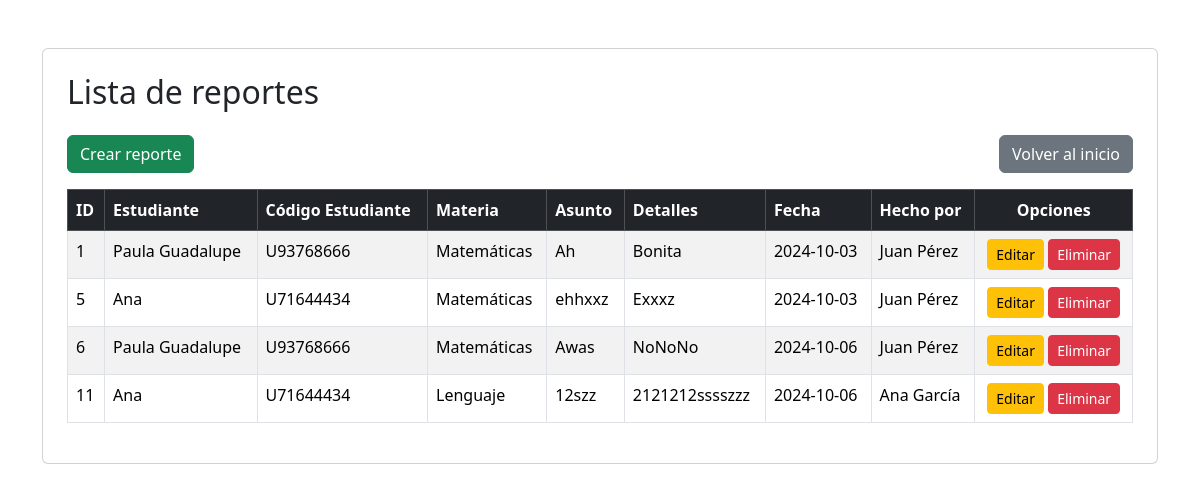
The app's page /PuellaSchool/views/report/reportIndex.php (signed in), older data.
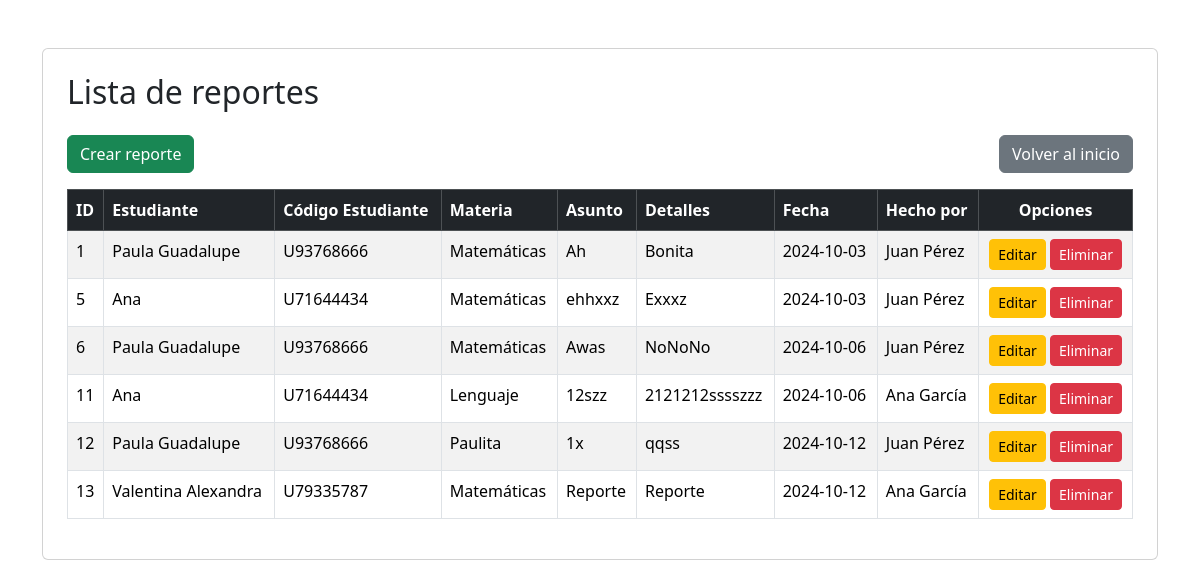
The same page, newer data.
### tables this page shows
CREATE TABLE `tbl_report` (
  `ReportID` int NOT NULL AUTO_INCREMENT,
  `reportDate` date NOT NULL,
  `reportSubject` varchar(255) NOT NULL,
  `reportDetails` text NOT NULL,
  `StudentID` int DEFAULT NULL,
  `UserID` int NOT NULL,
  `SubjectID` int DEFAULT NULL,
  PRIMARY KEY (`ReportID`),
  KEY `StudentID` (`StudentID`),
  KEY `UserID` (`UserID`),
  KEY `SubjectID` (`SubjectID`),
  CONSTRAINT `tbl_report_ibfk_1` FOREIGN KEY (`StudentID`) REFERENCES `tbl_student` (`StudentID`) ON DELETE SET NULL,
  CONSTRAINT `tbl_report_ibfk_2` FOREIGN KEY (`UserID`) REFERENCES `tbl_user` (`UserID`) ON DELETE CASCADE,
  CONSTRAINT `tbl_report_ibfk_3` FOREIGN KEY (`SubjectID`) REFERENCES `tbl_subject` (`SubjectID`) ON DELETE SET NULL
);

CREATE TABLE `tbl_student` (
  `StudentID` int NOT NULL AUTO_INCREMENT,
  `studentCode` varchar(10) NOT NULL,
  `studentName` varchar(255) NOT NULL,
  `studentLastName` varchar(255) NOT NULL,
  `studentGender` varchar(50) NOT NULL,
  `studentPhone` varchar(50) NOT NULL,
  `studentEmail` varchar(100) NOT NULL,
  `studentAddress` varchar(255) NOT NULL,
  `studentModality` varchar(50) NOT NULL,
  `VocationID` int DEFAULT NULL,
  PRIMARY KEY (`StudentID`),
  UNIQUE KEY `studentCode` (`studentCode`),
  KEY `VocationID` (`VocationID`),
  CONSTRAINT `tbl_student_ibfk_1` FOREIGN KEY (`VocationID`) REFERENCES `tbl_vocation` (`VocationID`) ON DELETE SET NULL
);

CREATE TABLE `tbl_subject` (
  `SubjectID` int NOT NULL AUTO_INCREMENT,
  `subjectName` varchar(100) NOT NULL,
  `subjectInfo` varchar(255) NOT NULL,
  PRIMARY KEY (`SubjectID`)
);

CREATE TABLE `tbl_user` (
  `UserID` int NOT NULL AUTO_INCREMENT,
  `userCode` varchar(10) NOT NULL,
  `userName` varchar(255) NOT NULL,
  `userGender` varchar(50) NOT NULL,
  `userPhone` varchar(50) NOT NULL,
  `userEmail` varchar(100) NOT NULL,
  `userNickname` varchar(25) NOT NULL,
  `userPassword` varchar(500) NOT NULL,
  `userAddress` varchar(255) NOT NULL,
  `RolID` int DEFAULT NULL,
  PRIMARY KEY (`UserID`),
  UNIQUE KEY `userCode` (`userCode`),
  KEY `RolID` (`RolID`),
  CONSTRAINT `tbl_user_ibfk_1` FOREIGN KEY (`RolID`) REFERENCES `tbl_role` (`RolID`) ON DELETE SET NULL
);

### PuellaSchool/controllers/reportController.php (called while the page is built, shortened)
<?php
require_once(dirname(__FILE__) . "/../conf/database.php");
require_once(dirname(__FILE__) . "/../models/reportModel.php");
class ReportController
{
    private $report;
    public function __construct()
    {
        $database = new Database();
        $this->db = $database->getConnection();
        $this->report = new ReportModel($this->db);
    }
    public function indexAdmin()
    {
        $result = $this->report->getReportsAdmin();
        $reports = $result->fetchAll(PDO::FETCH_ASSOC);
        include(dirname(__FILE__) . '/../views/report/reportList.php');
    }
}

### PuellaSchool/conf/database.php (called while the page is built, shortened)
<?php
    class Database{
        private $host = "localhost";
        private $database = "PuellaSchoolDB";
        private $user = "root";
        private $password = "123123";
        public function getConnection(){
            $this->conn = null;
            try{
                $this->conn = new PDO("mysql:host=".$this->host.";dbname=".$this->database, $this->user, $this->password);
                $this->conn->exec("set names utf8");
            }catch(PDOException $ex){
                echo"Connection error: ".$ex->getMessage();
                die();
            }
            return $this->conn;
        }
    }
?>

### PuellaSchool/models/reportModel.php (called while the page is built, shortened)
<?php
    class ReportModel{
        private $conn;
        public function __construct($db)
        {
            $this->conn = $db;
        }
        public function getReportsAdmin()
        {
            $query = "CALL sp_SelectReportsAdmin();";
            $result = $this->conn->prepare($query);
            $result->execute();
            return $result;
        }
    }
?>

### PuellaSchool/views/report/reportList.php (the view, shortened to what this page needs)
<!DOCTYPE html>
<html lang="en">
<head>
    <link href="https://cdn.jsdelivr.net/npm/bootstrap@5.3.3/dist/css/bootstrap.min.css" rel="stylesheet">
    <link href="https://cdnjs.cloudflare.com/ajax/libs/font-awesome/6.4.0/css/all.min.css" rel="stylesheet">
</head>
<body>
    <div class="container">
        <div class="card mt-5 p-4">
            <h2 class="mb-4">Lista de reportes</h2>
            <div class="d-flex justify-content-between mb-3">
                <a href="./reportIndex.php?action=create" class="btn btn-success">Crear reporte</a>
                <a href="../dist/pages/index.php" class="btn btn-secondary">Volver al inicio</a>
            </div>
            <div class="table-responsive">
                <table class="table table-striped table-bordered">
                    <thead class="table-dark">
                        <tr>
                            <th scope="col">ID</th>
                            <th scope="col">Estudiante</th>
                            <th scope="col">Código Estudiante</th>
                            <th scope="col">Materia</th>
                            <th scope="col">Asunto</th>
                            <th scope="col">Detalles</th>
                            <th scope="col">Fecha</th>
                            <th scope="col">Hecho por</th>
                            <th scope="col" class="text-center">Opciones</th>
                        </tr>
                    </thead>
                    <tbody>
                        <?php foreach ($reports as $report) : ?>
                            <tr>
                                <td><?= htmlspecialchars($report['ReportID']); ?></td>
                                <td><?= htmlspecialchars($report['studentName']); ?></td>
                                <td><?= htmlspecialchars($report['studentCode']); ?></td>
                                <td><?= htmlspecialchars($report['subjectName']); ?></td>
                                <td><?= htmlspecialchars($report['reportSubject']); ?></td>
                                <td style="max-width: 300px; word-wrap: break-word;">
                                    <?= htmlspecialchars($report['reportDetails']); ?>
                                </td>
                                <td><?= htmlspecialchars($report['reportDate']); ?></td>
                                <td><?= htmlspecialchars($report['userName']); ?></td>
                                <td class="text-center">
                                    <a href="reportIndex.php?action=edit&id=<?= $report['ReportID'] ?>" class="btn btn-warning btn-sm">Editar</a>
                                    <a href="reportIndex.php?action=delete&id=<?= $report['ReportID'] ?>" class="btn btn-danger btn-sm">Eliminar</a>
                                </td>
                            </tr>
                        <?php endforeach; ?>
                    </tbody>
                </table>
            </div>
        </div>
    </div>
</body>
</html>

### PuellaSchool/views/report/reportIndex.php (shortened to what this page needs)
<?php
require_once '../../controllers/reportController.php';
$userID = $_SESSION["userID"];
$rol = $_SESSION["role"];
$action = isset($_GET['action']) ? $_GET['action'] : '';
$controller = new ReportController();
function redirectByRole($rol, $userID, $controller) {
    if ($rol != 1) {
        $controller->index($userID);
    } else {
        $controller->indexAdmin();
    }
}
switch ($action) {
    default:
        redirectByRole($rol, $userID, $controller);
        break;
}
?>

Row changes from the older to the newer data that the page shows:
added tbl_report: ReportID "12", StudentID.studentName "Paula Guadalupe", StudentID.studentCode "U93768666", SubjectID.subjectName "Paulita", reportSubject "1x", reportDetails "qqss", reportDate "2024-10-12", UserID.userName "Juan Pérez"
added tbl_report: ReportID "13", StudentID.studentName "Valentina Alexandra", StudentID.studentCode "U79335787", SubjectID.subjectName "Matemáticas", reportSubject "Reporte", reportDetails "Reporte", reportDate "2024-10-12", UserID.userName "Ana García"
